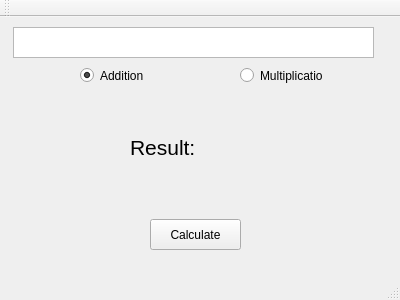
<?xml version="1.0" encoding="UTF-8"?>
<ui version="4.0">
 <class>StringCalculator</class>
 <widget class="QMainWindow" name="StringCalculator">
  <property name="geometry">
   <rect>
    <x>0</x>
    <y>0</y>
    <width>400</width>
    <height>300</height>
   </rect>
  </property>
  <property name="windowTitle">
   <string>String Calculator</string>
  </property>
  <widget class="QWidget" name="centralWidget">
   <widget class="QTextEdit" name="textEdit">
    <property name="geometry">
     <rect>
      <x>13</x>
      <y>10</y>
      <width>361</width>
      <height>31</height>
     </rect>
    </property>
   </widget>
   <widget class="QRadioButton" name="radioButton">
    <property name="geometry">
     <rect>
      <x>80</x>
      <y>50</y>
      <width>82</width>
      <height>17</height>
     </rect>
    </property>
    <property name="text">
     <string>Addition</string>
    </property>
    <property name="checked">
     <bool>true</bool>
    </property>
   </widget>
   <widget class="QRadioButton" name="radioButton_2">
    <property name="geometry">
     <rect>
      <x>240</x>
      <y>50</y>
      <width>82</width>
      <height>17</height>
     </rect>
    </property>
    <property name="text">
     <string>Multiplication</string>
    </property>
   </widget>
   <widget class="QLabel" name="label">
    <property name="geometry">
     <rect>
      <x>130</x>
      <y>120</y>
      <width>131</width>
      <height>21</height>
     </rect>
    </property>
    <property name="font">
     <font>
      <pointsize>16</pointsize>
     </font>
    </property>
    <property name="text">
     <string>Result:</string>
    </property>
   </widget>
   <widget class="QPushButton" name="pushButton">
    <property name="geometry">
     <rect>
      <x>150</x>
      <y>202</y>
      <width>91</width>
      <height>31</height>
     </rect>
    </property>
    <property name="text">
     <string>Calculate</string>
    </property>
   </widget>
  </widget>
  <widget class="QMenuBar" name="menuBar">
   <property name="geometry">
    <rect>
     <x>0</x>
     <y>0</y>
     <width>400</width>
     <height>21</height>
    </rect>
   </property>
  </widget>
  <widget class="QToolBar" name="mainToolBar">
   <attribute name="toolBarArea">
    <enum>TopToolBarArea</enum>
   </attribute>
   <attribute name="toolBarBreak">
    <bool>false</bool>
   </attribute>
  </widget>
  <widget class="QStatusBar" name="statusBar"/>
 </widget>
 <layoutdefault spacing="6" margin="11"/>
 <resources/>
 <connections/>
</ui>
